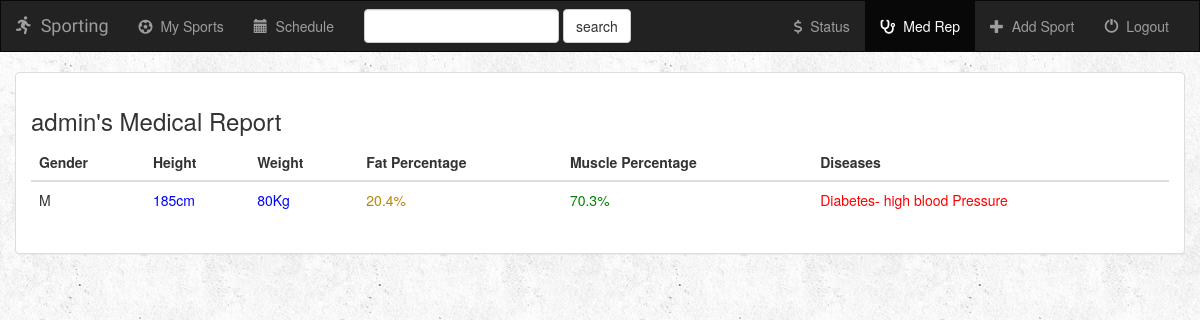
The page /medical_report/ (signed in) on the database its author committed.
### sport/models.py (models this page shows, shortened)
class MedicalReport(models.Model):
    user = models.OneToOneField(settings.AUTH_USER_MODEL,on_delete=models.CASCADE,)
    height = models.IntegerField()
    gender_choices = (('M', 'Male'), ('F', 'Female'))
    gender = models.CharField(max_length=6, choices=gender_choices)
    weight = models.IntegerField()
    fat_percentage = models.FloatField()
    muscle_percentage = models.FloatField()
    disease = models.TextField(max_length=1000, null=True, blank=True)

### sport/views.py (the view)
# urls.py: path('medical_report/', views.medical_report, name ='medical_report'),
def medical_report(request):
    if not request.user.is_authenticated:
        return render(request, 'sport/login.html')
    try:
        med_rep = MedicalReport.objects.get(user=request.user)
    except:
        return render(request, 'sport/medical_report.html')
    return render(request, 'sport/medical_report.html', {'med_rep': med_rep,})

### sport/templates/sport/medical_report.html (shortened to what this page needs)
{% extends 'sport/base.html' %}
{% block medical_report_active %}active{% endblock %}
{% block body %}
<div class="container-fluid songs-container">
    <div class="row">
        <div class="col-sm-12">
            <div class="panel panel-default">
                <div class="panel-body">
                    <h3>{{user.username}}'s Medical Report</h3>
                    <table class="table">
                        <thead>
                        <tr>
                            <th>Gender</th>
                            <th>Height</th>
                            <th>Weight</th>
                            <th>Fat Percentage</th>
                            <th>Muscle Percentage</th>
                            <th>Diseases</th>
                        </tr>
                        </thead>
                        {%if med_rep%}
                        <tbody>
                        <tr>
                            <td>{{ med_rep.gender }}</td>
                            <td style="color:blue">{{ med_rep.height }}cm</td>
                            <td style="color:blue">{{ med_rep.weight }}Kg</td>
                            <td style="color:darkgoldenrod">{{med_rep.fat_percentage}}%</td>
                            <td style="color:green">{{med_rep.muscle_percentage}}%</td>
                            <td style="color:red">{{ med_rep.disease }}</td>
                        </tr>
                        </tbody>
                        {%endif%}
                    </table>
                </div>
            </div>
        </div>
    </div>
</div>
{% endblock %}

### sport/static/sport/style.css (style rules this page uses)
body { background: white url("images/background.png"); }

### rows shown on the page
MedicalReport: gender "M", height "185", weight "80", fat_percentage "20.4", muscle_percentage "70.3", disease "Diabetes- high blood Pressure"

### other values the page prints
{{ user.username }} "admin"
